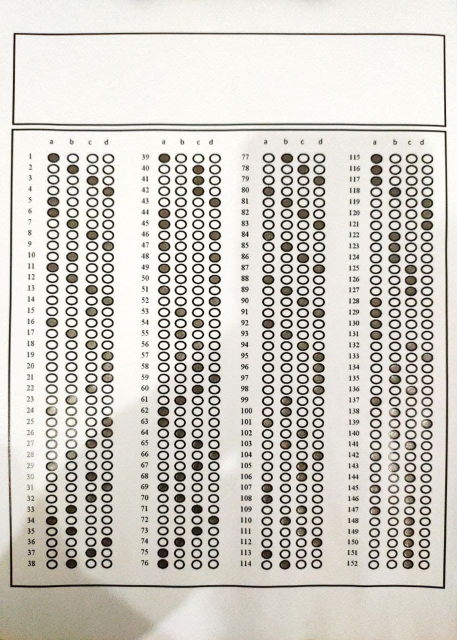
#> input picture samples/ans.jpg, 914 x 1280 px (shown at 1/2 size); its folder holds 5 pictures in this run
$ python main.py
#> lines starting #> are read from the running program, lines starting #| are printed output that depends on the picture; after the words box and inside, x2 and y2 are one past the last pixel; in counts of white or black regions, pixels touching at a corner belong together
#> in get_bubbles, main_paper is the input picture: shape (1280, 914, 3); mean B, G, R 197, 203.9, 207.2
### utils.py
# Imports
import cv2
import numpy as np


# detect all rectangles then but them in an array depending on the area..
# then choosing the biggest one to be our question box.


def image_resize(image, width=None, height=None, inter=cv2.INTER_AREA):
    # initialize the dimensions of the image to be resized and
    # grab the image size
#> called with height = 1800, inter = 3
    dim = None
    (h, w) = image.shape[:2]

    # if both the width and height are None, then return the
    # original image
    if width is None and height is None:
        return image

    # check to see if the width is None
    if width is None:
        # calculate the ratio of the height and construct the
        # dimensions
        r = height / float(h)
        dim = (int(w * r), height)

    # otherwise, the height is None
    else:
        # calculate the ratio of the width and construct the
        # dimensions
        r = width / float(w)
        dim = (width, int(h * r))

    # resize the image
    resized = cv2.resize(image, dim, interpolation=inter)

    # return the resized image
    return resized

def find_sorted_rectangles(contours):
    rectangles = []
    for c in contours:
        area = cv2.contourArea(c)
        peri = cv2.arcLength(c, True)
        approx = cv2.approxPolyDP(c, 0.04 * peri, True)
        # print(len(approx)) # we actually care if we have 4 edges here ( it's a rectangle !! )
        if len(approx) == 4 and area > 1000:
            rectangles.append(c)

    # print(len(rectangles))
    rectangles = sorted(rectangles, key=cv2.contourArea, reverse=True)
    # print(rectangles)
    return rectangles


def detect_corners(rectangle):
    peri = cv2.arcLength(rectangle, True)
    approx = cv2.approxPolyDP(rectangle, 0.04 * peri, True)

    return approx


# bring the question box we just detected to live and..
# make it our new image.
def rearrange(points):
    # the shape of the question_box rectangle now is (4, 1, 2), so we
    # need to remove the 1 dimension as we don't need it.
    points = points.reshape((4, 2))
    new_points = np.zeros((4, 1, 2), np.int32)
    addition = points.sum(1)
    subtract = np.diff(points, axis=1)
    new_points[0] = points[np.argmin(addition)]
    new_points[3] = points[np.argmax(addition)]
    new_points[1] = points[np.argmin(subtract)]
    new_points[2] = points[np.argmax(subtract)]

    return new_points


def get_contour_precedence(contour, cols):
    tolerance_factor = 10
    origin = cv2.boundingRect(contour)
    return ((origin[1] // tolerance_factor) * tolerance_factor) * cols + origin[0]


# [18 lines left out: function sort_contours, not called in this run]

### main.py

# Imports
import sys
import os

import cv2
import imutils
import matplotlib.pyplot as plt
import numpy as np

import utils


# Reading images
def get_bubbles(path):
    path = str(path)
    main_paper = cv2.imread(path)
    # width2, height2, channels = main_paper.shape
    # print("original image resolution: width of {}, height of {}".format(width2, height2))
    img = utils.image_resize(main_paper, height=1800)
    width, height, channels = img.shape
    # [10 lines of commented-out code are left out]

    main_paper_copy = img.copy()
    main_paper_copy2 = img.copy()
    main_paper_copy3 = img.copy()

    # --------------------------Pre-processing----------------------
    # Converting the images to gray scale
    main_paper_rgb = cv2.cvtColor(main_paper_copy, cv2.COLOR_BGR2RGB)
    """ the previous line actually convert the BGR image to RGB image first because that is
     what is used in matplotlib and if we don't do it, it will mix things up eventually"""

    main_paper_gray = cv2.cvtColor(main_paper_rgb, cv2.COLOR_RGB2GRAY)  # Here we convert our RGB to gray image.
    """ So, if we plot the images now we will see it's converted to grayscale image.
        to do that us the code below again:"""

    norm_img = np.zeros((width, height))

    main_paper_gray_normalized = cv2.normalize(main_paper_gray, norm_img, 0, 255, cv2.NORM_MINMAX)

    main_paper_blur = cv2.GaussianBlur(main_paper_gray_normalized, (5, 5),
                                       1)  # Making the image blur (necessary for edge detection below).

    # ---------------EDGE DETECTION AND CONTOURS------------------------------

    # Edge detection
    main_paper_canny = cv2.Canny(main_paper_blur, 100, 200)
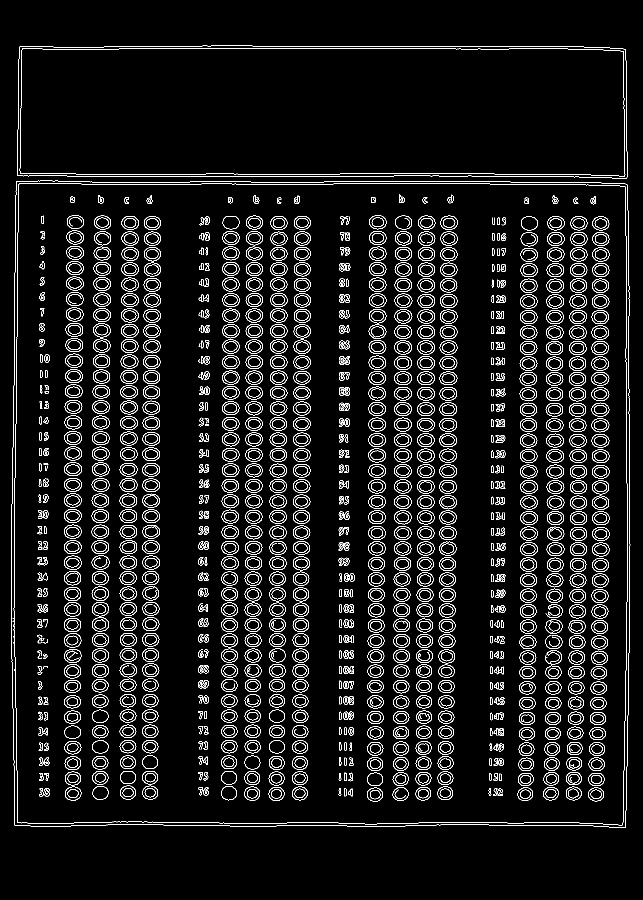
#> main_paper_canny: shape (1800, 1285) (shown at 1/2 size); 6.4% white in thin lines or dots, all inside (x1, y1, x2, y2) = (22, 91, 1261, 1656)

    # Contours
    main_paper_contours, hierarchy = cv2.findContours(main_paper_canny, cv2.RETR_TREE, cv2.CHAIN_APPROX_NONE)
#> main_paper_contours = 3160 contours, 306 with area under 20; largest, box (x1, y1, x2, y2) and area: (22, 361, 1261, 1656) 1583920, (22, 361, 1261, 1656) 1583915, (34, 91, 1255, 358) 315986, (34, 91, 1255, 358) 315980, (39, 96, 1251, 353) 302645
    cv2.drawContours(main_paper_copy2, main_paper_contours, -1, (255, 0, 0), 2)
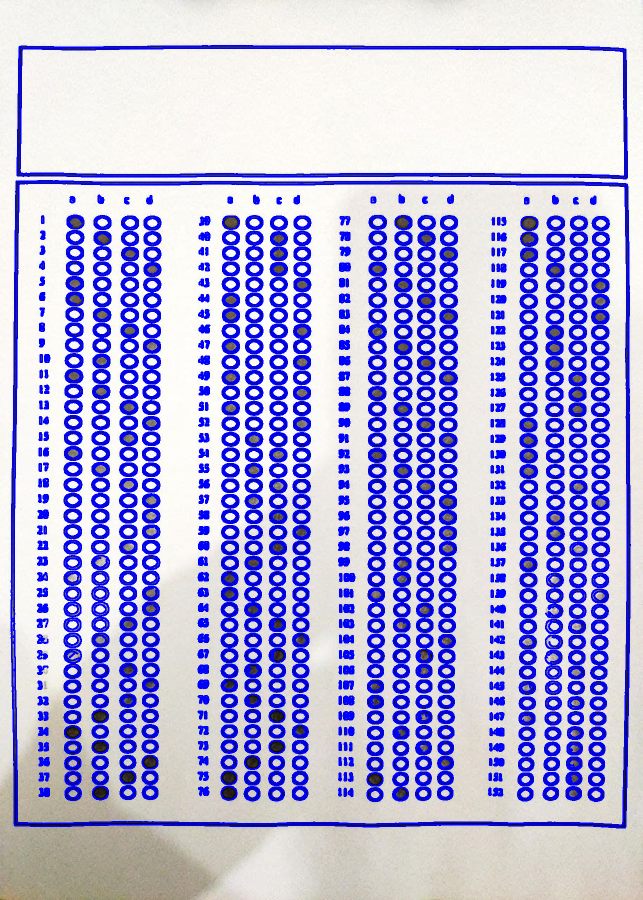
#> main_paper_copy2: shape (1800, 1285, 3) (shown at 1/2 size); mean B, G, R 223.3, 178.2, 180.8

    # sorted rectangles (biggest area first)
    rectangles = utils.find_sorted_rectangles(contours=main_paper_contours)
#> the loop in find_sorted_rectangles, `for c in contours:` made 3160 passes
#> (area, peri) on passes 3, 4, 6: (25, 28.49), (20, 18.49), (85, 44.63)
#> after the loop in find_sorted_rectangles, `for c in contours:`: rectangles = 6 contours; box (x1, y1, x2, y2) and area: (22, 361, 1261, 1656) 1583920, (22, 361, 1261, 1656) 1583915, (34, 91, 1255, 358) 315986, (34, 91, 1255, 358) 315980, (39, 96, 1251, 353) 302645, (39, 96, 1251, 353) 302643

    question_box = utils.detect_corners(rectangles[0])
#> in detect_corners, `peri = cv2.arcLength(rectangle, True)`: peri = 5074.8
#> in detect_corners, `approx = cv2.approxPolyDP(rectangle, 0.04 * peri, True)`: approx = [[33, 362], [29, 1650], [1250, 1655], [1254, 369]]
#> question_box = [[33, 362], [29, 1650], [1250, 1655], [1254, 369]]
    cv2.drawContours(main_paper_copy3, rectangles, -1, (0, 0, 255), 2)
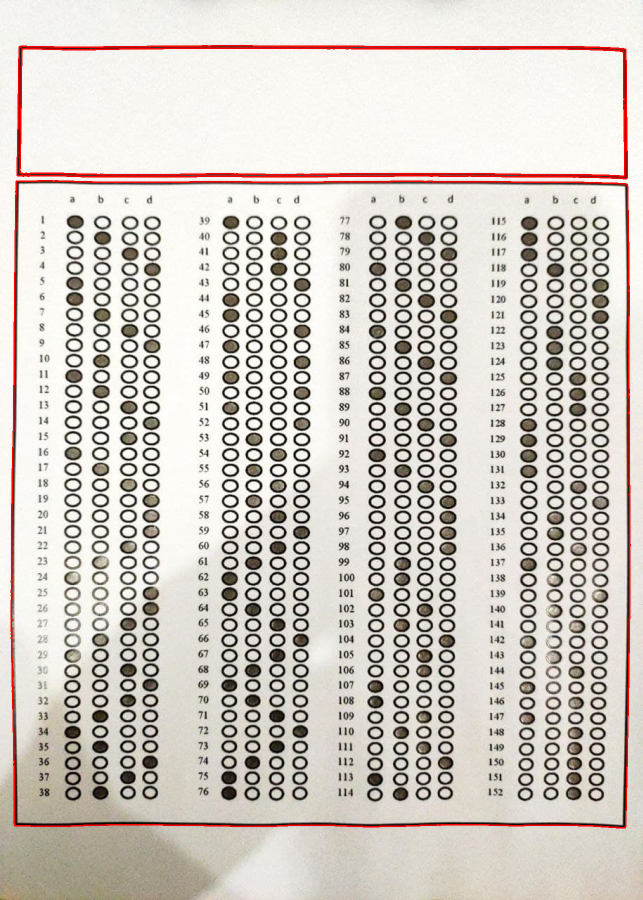
#> main_paper_copy3: shape (1800, 1285, 3) (shown at 1/2 size); mean B, G, R 195.1, 201.9, 208.8

    # ----------------------------- RESHAPING THE CORNERS -----------------------------
    question_box = utils.rearrange(points=question_box)
#> in rearrange, `addition = points.sum(1)`: addition = [395, 1679, 2905, 1623]
#> in rearrange, `subtract = np.diff(points, axis=1)`: subtract = [329, 1621, 405, -885]
#> question_box = [[33, 362], [1254, 369], [29, 1650], [1250, 1655]]

    p1 = np.float32(question_box)
#> p1 = [[33, 362], [1254, 369], [29, 1650], [1250, 1655]]
    p2 = np.float32([[0, 0], [width, 0], [0, height], [width, height]])
    matrix = cv2.getPerspectiveTransform(p1, p2, solveMethod=cv2.DECOMP_LU)
#> matrix = [[1.47, 0.00457, -50.22], [-0.00572, 0.998, -360.9], [-1.27e-06, -7.9e-09, 1]]
    questions_image = cv2.warpPerspective(img, matrix, (width, height))

    width = int(questions_image.shape[1] * 60 / 100)
    height = int(questions_image.shape[0] * 100 / 100)
    dim = (width, height)

    # resize image
    questions_image = cv2.resize(questions_image, dim, interpolation=cv2.INTER_AREA)
#> questions_image: shape (1285, 1080, 3)
    h, w, c = questions_image.shape

    questions_image = questions_image[8:-8, 8:-8]
#> questions_image: shape (1269, 1064, 3)


    questions_image_copy = questions_image.copy()
    questions_image_copy2 = questions_image.copy()
    # ---------------------------------- applying circle contours  ----------------------------------------
    questions_image_gray = cv2.cvtColor(questions_image_copy, cv2.COLOR_RGB2GRAY)
    questions_image_blur = cv2.GaussianBlur(questions_image_gray, (5, 5), -1)

    questions_image_canny = cv2.Canny(questions_image_blur, 0, 255)
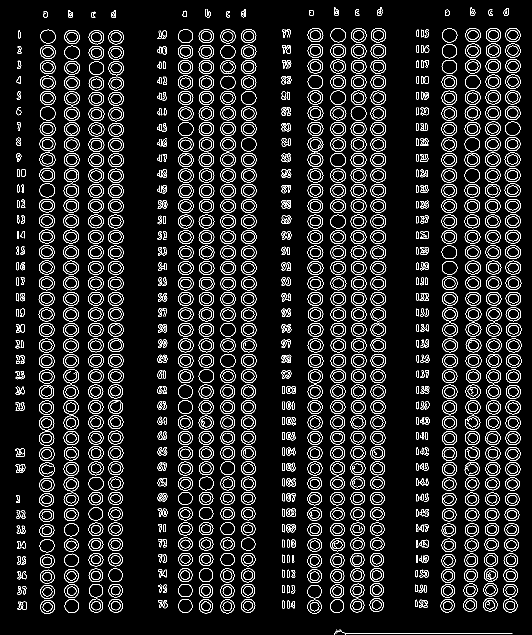
#> questions_image_canny: shape (1269, 1064) (shown at 1/2 size); 8.9% white in thin lines or dots

    # applying a threshold to the canny image using thresh otso.
    ret, questions_image_thresh = cv2.threshold(questions_image_canny, 128, 255, cv2.THRESH_OTSU)
#> ret = 0
    # cv2.imshow("question_image_thresh", questions_image_thresh)
    """This is the value that our algorithm choose
    as a threshold to push value to black when exceeding it"""

    # getting questions_image_contours using RETR_EXTERNAL to prevent having inner/outer circles
    questions_image_contours = cv2.findContours(questions_image_thresh.copy(), cv2.RETR_EXTERNAL,
                                                cv2.CHAIN_APPROX_NONE)
#> questions_image_contours = 957 contours, 121 with area under 20; largest, box (x1, y1, x2, y2) and area: (929, 212, 961, 241) 690, (661, 212, 693, 241) 684, (929, 244, 961, 272) 680, (741, 337, 772, 365) 678, (701, 306, 733, 334) 678

    questions_image_contours = imutils.grab_contours(questions_image_contours)
    # print(len(questions_image_contours))

    questions_image_contours.sort(key=lambda x: utils.get_contour_precedence(x, main_paper.shape[1]))

    circles_contours = []
    # loop over the contours
    all_h = 0
    all_w = 0
    h_list = []
    w_list = []
    for c in questions_image_contours:
        (x, y, w, h) = cv2.boundingRect(c)
        ar = w / float(h)
        all_h += h
        all_w += w
        h_list.append(h)
        w_list.append(w)
#> this loop made 957 passes
#> (x, y, w, h, ar, all_h, all_w) on passes 1 to 3: (411, 18, 10, 17, 0.588, 17, 10), (413, 18, 3, 14, 0.214, 31, 13), (482, 18, 10, 17, 0.588, 48, 23)
#> after the loop, all_h = 22006; all_w = 21998; h_list = 957 values, max 30 at index 222, min 2 at index 232, mean 22.99; w_list = 957 values, max 356 at index 956, min 1 at index 189, mean 22.99

    all_h = all_h / len(questions_image_contours)
#> all_h = 22.99
    all_w = all_w / len(questions_image_contours)
#> all_w = 22.99
    # [7 lines of commented-out code are left out]

    for c in questions_image_contours:
        # compute the bounding box of the contour, then use the
        # bounding box to derive the aspect ratio
        (x, y, w, h) = cv2.boundingRect(c)
        ar = w / float(h)
        # in order to label the contour as a question, region
        # should be sufficiently wide, sufficiently tall, and
        # have an aspect ratio approximately equal to 1
        if w >= all_w and h >= all_h and 0.2 <= ar <= 1.5:
            circles_contours.append(c)
#> this loop made 957 passes
#> (x, y, w, h, ar) on passes 1 to 3: (411, 18, 10, 17, 0.588), (413, 18, 3, 14, 0.214), (482, 18, 10, 17, 0.588)
    cv2.drawContours(questions_image, circles_contours, -1, (255, 0, 0), 2)
#> questions_image: shape (1269, 1064, 3); mean B, G, R 204.9, 175.6, 178.5

    print(len(circles_contours))
#| 608

    # full width half maximum

    """
        GETTING CIRCLE VALUES, Now we have our contours sorted for each circle
        We should apply threshold to count number of zero pixels in each circle
        having many zero pixels means that this circle is marked
        having few zero pixels means its white circle (not marked)
    """

    # NOW we have circles_contours which has all 800 sorted contours
    # apply Otsu's threshold method to binarize the warped piece of paper
    bubbled_thresh = cv2.threshold(questions_image_gray, 150, 255, cv2.THRESH_BINARY_INV | cv2.THRESH_OTSU)[
        1]  # inverted values (search for non-zeros)
#> bubbled_thresh: shape (1269, 1064); 21.2% white; 1007 white regions (96 under 20 px), largest, box (x1, y1, x2, y2) and area: (128, 1169, 158, 1227) 1158, (80, 1169, 110, 1229) 1055, (929, 275, 960, 304) 698
    # we will loop on every contour and get its value
    bubbled = []

    for (j, c) in enumerate(circles_contours):
        # construct a mask that reveals only the current
        # "bubble" for the question
        mask = np.zeros(bubbled_thresh.shape, dtype="uint8")
        cv2.drawContours(mask, [c], -1, 255, -1)

        # apply the mask to the threshold image, then
        # count the number of non-zero pixels in the
        # bubble area
        mask = cv2.bitwise_and(bubbled_thresh, bubbled_thresh, mask=mask)
        total = cv2.countNonZero(mask)
        is_bubbled = 0
        if total > 500:
            is_bubbled = 1
        bubbled.append(is_bubbled)
#> mask: shape (1269, 1064); 0.04% white; 1 white region, box (x1, y1, x2, y2) and area: (81, 1200, 110, 1228) 474
        # print("index: {} total: {} bubbled?: {}".format(j, total, is_bubbled))
    return bubbled


# [38 lines of commented-out code are left out]

if __name__ == '__main__':
    cwd = os.getcwd()
    samples = os.path.join(cwd, 'samples')
    ans_path = os.path.join(samples, 'ans.jpg')
    answers = get_bubbles(ans_path)

    for q in os.scandir(samples):
        if 'ans' in q.name:
            continue

        bubbles = get_bubbles(q.path)
#> call 2 of get_bubbles, with path = 'samples/12.jpg'
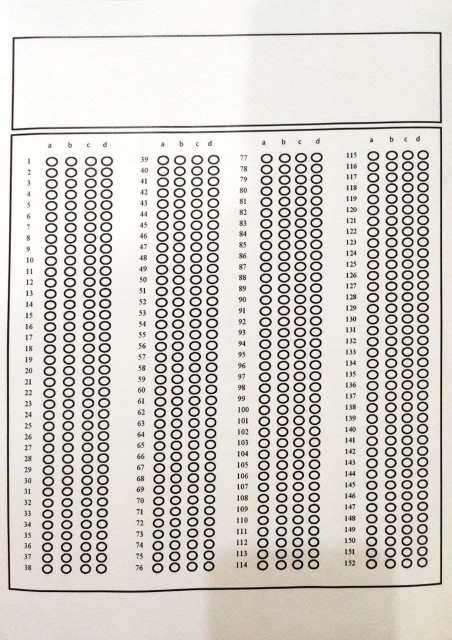
#> input picture samples/12.jpg, 903 x 1280 px (shown at 1/2 size)
#> in get_bubbles, main_paper is the input picture: shape (1280, 903, 3); mean B, G, R 200.9, 207, 210.6
#> the loop in find_sorted_rectangles (call 2), `for c in contours:` made 3237 passes
#> c on pass 41: [[687, 1584], [688, 1583], [689, 1584], [688, 1585]]
#> in get_bubbles (call 2), `cv2.drawContours(questions_image, circles_contours, -1, (255, 0, 0), 2)`:
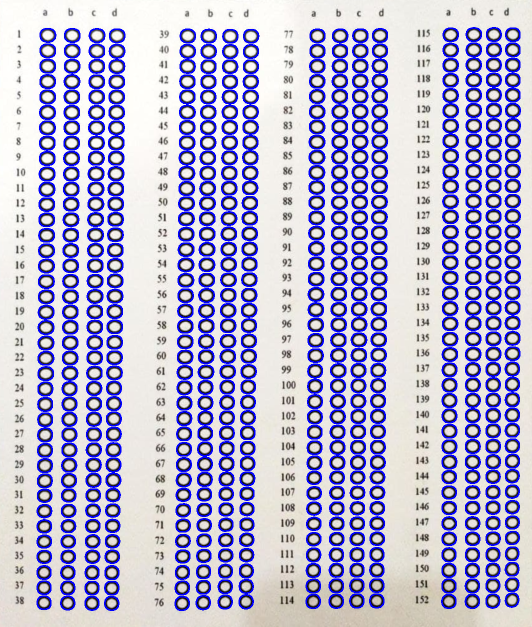
#> questions_image: shape (1253, 1064, 3) (shown at 1/2 size); mean B, G, R 209.9, 179.6, 182.8
#| 608
#> in get_bubbles (call 2), `bubbled_thresh = cv2.threshold(questions_image_gray, 150, 255, cv2.THR..`:
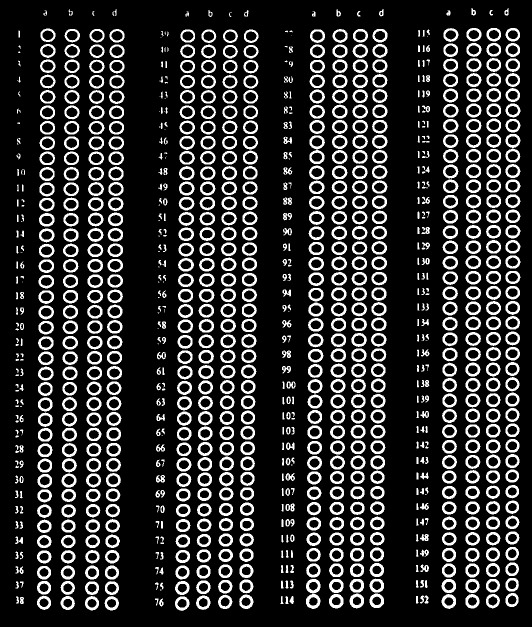
#> bubbled_thresh: shape (1253, 1064) (shown at 1/2 size); 18.5% white; 1012 white regions (59 under 20 px), largest, box (x1, y1, x2, y2) and area: (699, 1187, 728, 1217) 462, (612, 1188, 641, 1218) 461, (658, 1188, 687, 1217) 456
        if 1 in bubbles:

            grade = 0
            for i in range(0, 608, 4):
                if bubbles[i] == answers[i] and bubbles[i + 1] == answers[i + 1] and bubbles[i + 2] == answers[
                    i + 2] and bubbles[i + 3] == answers[i + 3]:
                    grade += 1
            # ------------------------- renaming files with name and grade -----------------
            print(q.name, grade)
            open_brackets = "("
            close_brackets = ")"
            str_grade = str(grade)
            rename = str(open_brackets + str_grade + close_brackets)
            prev_name = str(q.path)
            image_name = q.name.split(".")
            first_part = str(image_name[0] + rename)
            print(first_part)
            ext = '.jpg'
            str_ext = str(ext)
            new_name1 = str(first_part + str_ext)
            if rename not in q.name:
                os.rename(prev_name, new_name1)
        else:
            print(q.name, 0)
#> pass 2 of the loop `for q in os.scandir(samples):`:
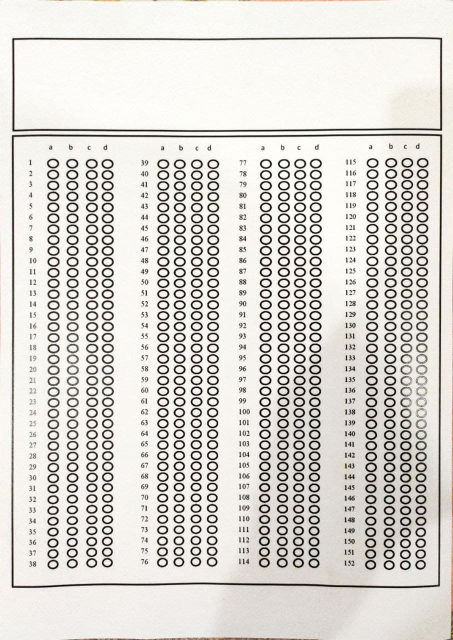
#> input picture samples/10.jpg, 906 x 1280 px (shown at 1/2 size)
#> in get_bubbles, main_paper is the input picture: shape (1280, 906, 3); mean B, G, R 208.4, 213.2, 216.1
#> resized: shape (1800, 1274, 3)
#> main_paper_rgb: shape (1800, 1274, 3)
#> main_paper_gray: shape (1800, 1274)
#> main_paper_blur: shape (1800, 1274)
#> in get_bubbles (call 3), `main_paper_canny = cv2.Canny(main_paper_blur, 100, 200)`:
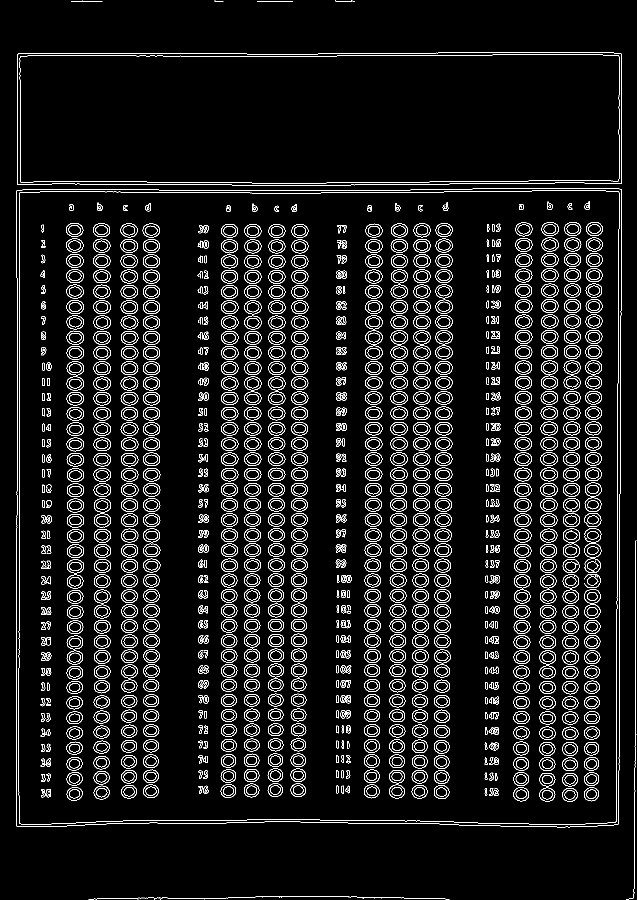
#> main_paper_canny: shape (1800, 1274) (shown at 1/2 size); 6.4% white in thin lines or dots
#> main_paper_copy2: shape (1800, 1274, 3)
#> in get_bubbles (call 3), `cv2.drawContours(main_paper_copy3, rectangles, -1, (0, 0, 255), 2)`:
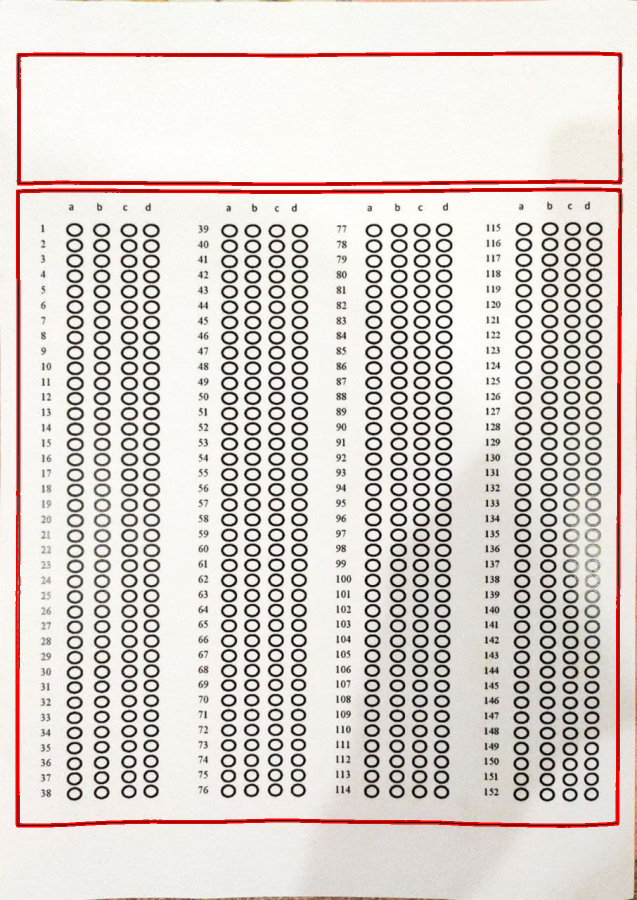
#> main_paper_copy3: shape (1800, 1274, 3) (shown at 1/2 size); mean B, G, R 205.6, 210.4, 218.5
#| 608
